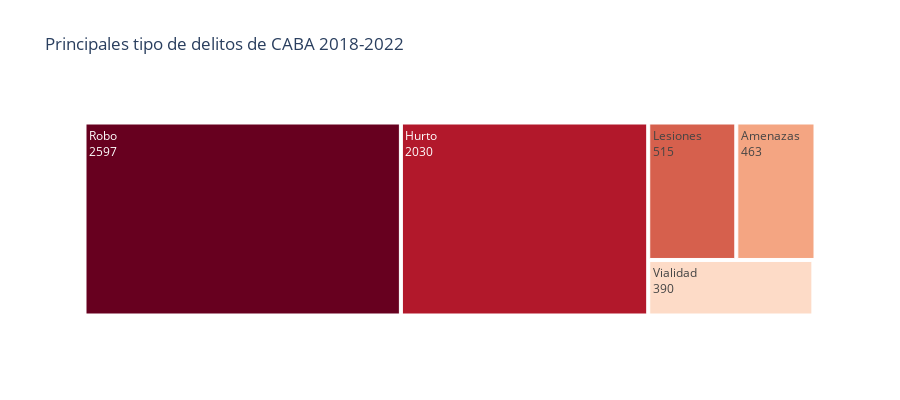

The notebook cell saved with this chart:
### Code cell
treemap(categories,'Principales tipo de delitos de CABA 2018-2022',['tipo'],categories['values'])

### Figure 1 — Plotly figure (JSON) as saved in the notebook; plotly's stock layout.template omitted (floating-point values rounded to 4 significant figures)
{"data": [{"branchvalues": "total", "domain": {"x": [0, 1], "y": [0, 1]}, "hovertemplate": "labels=%{label}<br>value=%{value}<br>parent=%{parent}<br>id=%{id}<extra></extra>", "ids": ["Amenazas", "Homicidios", "Hurto", "Lesiones", "Robo", "Vialidad"], "labels": ["Amenazas", "Homicidios", "Hurto", "Lesiones", "Robo", "Vialidad"], "name": "", "parents": ["", "", "", "", "", ""], "textinfo": "label+text+value", "type": "treemap", "values": [463, 5, 2030, 515, 2597, 390]}], "layout": {"height": 400, "legend": {"tracegroupgap": 0}, "title": {"text": "Principales tipo de delitos de CABA 2018-2022"}, "treemapcolorway": ["rgb(103,0,31)", "rgb(178,24,43)", "rgb(214,96,77)", "rgb(244,165,130)", "rgb(253,219,199)", "rgb(247,247,247)", "rgb(209,229,240)", "rgb(146,197,222)", "rgb(67,147,195)", "rgb(33,102,172)", "rgb(5,48,97)"]}}
